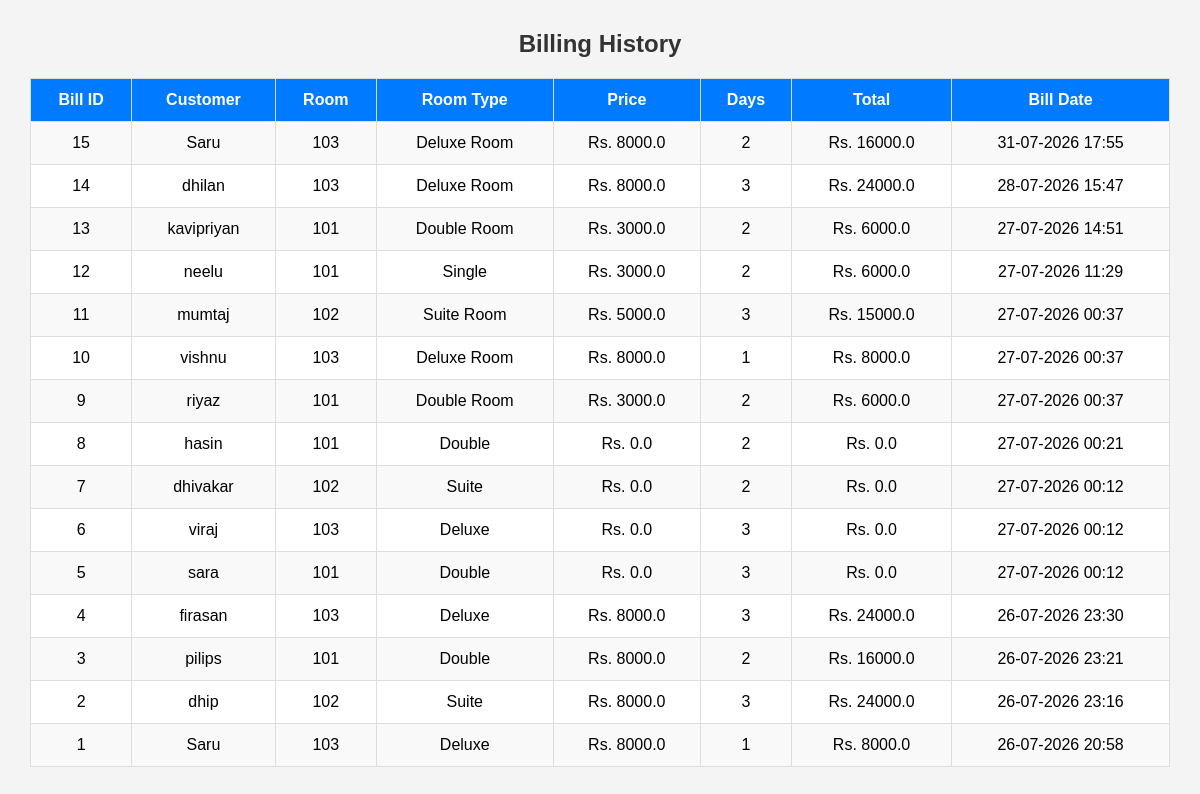
Page /billing-history (signed in) on the committed database.
### tables this page shows
CREATE TABLE billing (

    id INTEGER PRIMARY KEY AUTOINCREMENT,

    booking_id INTEGER,

    customer_name TEXT,

    room_number TEXT,

    room_type TEXT,

    price REAL,

    days INTEGER,

    total REAL,

    bill_date TEXT

);

### app.py (the view)
@app.route("/billing-history")
def billing_history():
    if "logged_in" not in session:
        return redirect(url_for("login"))
    conn = sqlite3.connect("stayease.db")
    conn.row_factory = sqlite3.Row
    cursor = conn.cursor()
    cursor.execute("""
        SELECT *
        FROM billing
        ORDER BY id DESC
    """)
    bills = cursor.fetchall()
    conn.close()
    return render_template(
        "billing_history.html",
        bills=bills
    )

### templates/billing_history.html (shortened to what this page needs)
<!DOCTYPE html>
<html>
<head>
</head>
<body>
<h2>Billing History</h2>
<table>
<tr>
    <th>Bill ID</th>
    <th>Customer</th>
    <th>Room</th>
    <th>Room Type</th>
    <th>Price</th>
    <th>Days</th>
    <th>Total</th>
    <th>Bill Date</th>
</tr>
{% for bill in bills %}
<tr>
<td>{{ bill.id }}</td>
<td>{{ bill.customer_name }}</td>
<td>{{ bill.room_number }}</td>
<td>{{ bill.room_type }}</td>
<td>Rs. {{ bill.price }}</td>
<td>{{ bill.days }}</td>
<td>Rs. {{ bill.total }}</td>
<td>{{ bill.bill_date }}</td>
</tr>
{% endfor %}
</table>
</body>
</html>

### templates/billing_history.html (style rules this page uses)
body { font-family:Arial; background:#f4f4f4; margin:30px; }
h2 { text-align:center; color:#333; }
table { width:100%; border-collapse:collapse; background:white; }
th,td { border:1px solid #ddd; padding:12px; text-align:center; }
th { background:#007bff; color:white; }
tr:nth-child(even) { background:#f9f9f9; }

### rows in the picture
billing: id "15", customer_name "Saru", room_number "103", room_type "Deluxe Room", price "8000.0", days "2", total "16000.0", bill_date "31-07-2026 17:55"
billing: id "14", customer_name "dhilan", room_number "103", room_type "Deluxe Room", price "8000.0", days "3", total "24000.0", bill_date "28-07-2026 15:47"
billing: id "13", customer_name "kavipriyan", room_number "101", room_type "Double Room", price "3000.0", days "2", total "6000.0", bill_date "27-07-2026 14:51"
billing: id "12", customer_name "neelu", room_number "101", room_type "Single", price "3000.0", days "2", total "6000.0", bill_date "27-07-2026 11:29"
billing: id "11", customer_name "mumtaj", room_number "102", room_type "Suite Room", price "5000.0", days "3", total "15000.0", bill_date "27-07-2026 00:37"
billing: id "10", customer_name "vishnu", room_number "103", room_type "Deluxe Room", price "8000.0", days "1", total "8000.0", bill_date "27-07-2026 00:37"
billing: id "9", customer_name "riyaz", room_number "101", room_type "Double Room", price "3000.0", days "2", total "6000.0", bill_date "27-07-2026 00:37"
billing: id "8", customer_name "hasin", room_number "101", room_type "Double", price "0.0", days "2", total "0.0", bill_date "27-07-2026 00:21"
billing: id "7", customer_name "dhivakar", room_number "102", room_type "Suite", price "0.0", days "2", total "0.0", bill_date "27-07-2026 00:12"
billing: id "6", customer_name "viraj", room_number "103", room_type "Deluxe", price "0.0", days "3", total "0.0", bill_date "27-07-2026 00:12"
billing: id "5", customer_name "sara", room_number "101", room_type "Double", price "0.0", days "3", total "0.0", bill_date "27-07-2026 00:12"
billing: id "4", customer_name "firasan", room_number "103", room_type "Deluxe", price "8000.0", days "3", total "24000.0", bill_date "26-07-2026 23:30"
billing: id "3", customer_name "pilips", room_number "101", room_type "Double", price "8000.0", days "2", total "16000.0", bill_date "26-07-2026 23:21"
billing: id "2", customer_name "dhip", room_number "102", room_type "Suite", price "8000.0", days "3", total "24000.0", bill_date "26-07-2026 23:16"
billing: id "1", customer_name "Saru", room_number "103", room_type "Deluxe", price "8000.0", days "1", total "8000.0", bill_date "26-07-2026 20:58"
